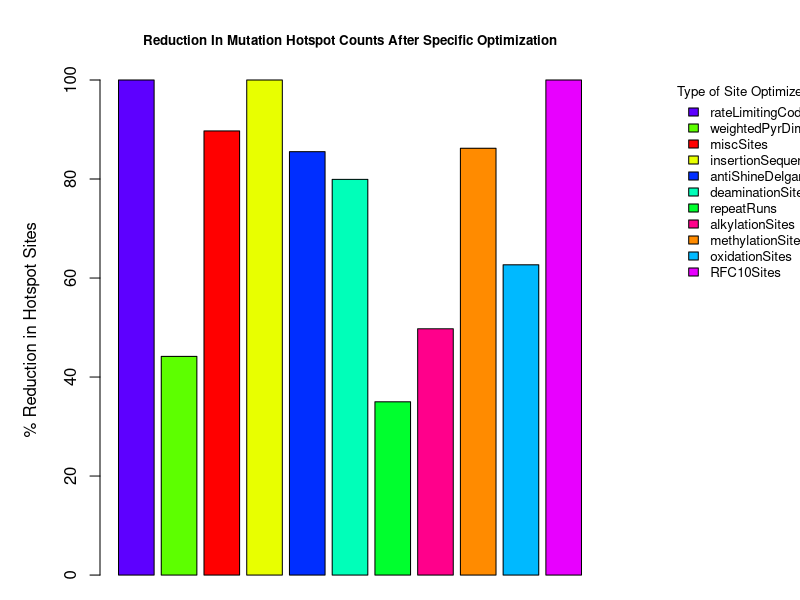

Write R code to recreate this figure.
tbl <- read.csv('reductions.csv')

png(filename = "graph-reductions.png")

par(xpd=TRUE, mar=c(1, 5, 4, 10))
barplot(tbl$reduction,
        cex.main = .8,
        legend.text = tbl$name,
        args.legend = list(x = "topright", bty = "n", inset = c(-.52, 0),
            cex = .8, title = "Type of Site Optimized Against"),
        col = sample(rainbow(length(tbl$reduction))),
        main = "Reduction In Mutation Hotspot Counts After Specific Optimization",
        ylab = "% Reduction in Hotspot Sites")

dev.off()
